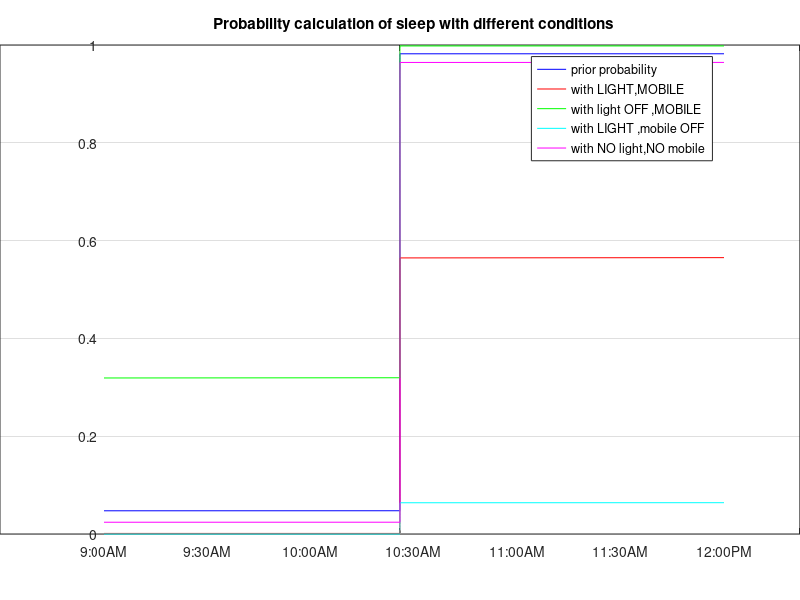

Recreate this plot in MATLAB.
clc
clear 
close all
% This program demonstrates probabilistic sleeping pattern

% of a person at night w.r.t time. 
%
% Author: Asad khan
% Created: Sep-15-2021
%% DO NOT edit or disturb this portion only use required variables below.
t = 1:5000;
prob_sleep_time = 1./(1+exp(-0.0028.*t+6.5));
n = length(t);
sdate = linspace(datenum('01-Aug-2013 09:00:00'),datenum('01-Aug-2013 12:00:00'),n);
%% You cant edit or write your code line below here
plot(sdate,prob_sleep_time)
datetick('x','HH:MMPM')
title('Prior Probability Distribution of sleep');
grid ON

%part(a)
p_light_nsleep = 0.8;
p_nlight_nsleep =1 - p_light_nsleep;
p_light_sleep = 0.01;
p_nlight_sleep =1 - p_light_sleep;

p_mobile_sleep=0.95;
p_mobile_nsleep=0.5;
p_nmobile_nsleep=1-p_mobile_nsleep;
p_nmobile_sleep=1-p_mobile_sleep;
fprintf("probability of not charging given sleep is %f",p_nmobile_sleep);
for i=1:n
    %(a)
    p_light_mobile=p_light_sleep*p_mobile_sleep*prob_sleep_time(i)+p_light_nsleep*p_mobile_nsleep*(1-prob_sleep_time(i));
    p_sleep_light_mobile(i)=p_light_sleep*p_mobile_sleep*prob_sleep_time(i)/p_light_mobile;
    %(b)
    p_nlight_mobile=p_nlight_sleep*p_mobile_sleep*prob_sleep_time(i)+p_nlight_nsleep*p_mobile_nsleep*(1-prob_sleep_time(i));
    p_sleep_nlight_mobile(i)=p_nlight_sleep*p_mobile_sleep*prob_sleep_time(i)/p_nlight_mobile;
    %part(c)
    p_light_nmobile=p_light_sleep*p_nmobile_sleep*prob_sleep_time(i)+p_light_nsleep*p_nmobile_nsleep*(1-prob_sleep_time(i));
    p_sleep_light_nmobile(i)=p_light_sleep*p_nmobile_sleep*prob_sleep_time(i)/p_light_nmobile;
    %part(d)
    p_nlight_nmobile=p_nlight_sleep*p_nmobile_sleep*prob_sleep_time(i)+p_nlight_nsleep*p_nmobile_nsleep*(1-prob_sleep_time(i));
    p_sleep_nlight_nmobile(i)=p_nlight_sleep*p_nmobile_sleep*prob_sleep_time(i)/p_nlight_nmobile;

end 
plot(sdate,prob_sleep_time,color='blue');
hold on
plot(sdate,p_sleep_light_mobile,color='red');
plot(sdate,p_sleep_nlight_mobile,color='green');
plot(sdate,p_sleep_light_nmobile,color='cyan');
plot(sdate,p_sleep_nlight_nmobile,color='magenta');
legend('prior probability','with LIGHT,MOBILE','with light OFF ,MOBILE ','with LIGHT ,mobile OFF','with NO light,NO mobile')
datetick('x','HH:MMPM')
title("Probability calculation of sleep with different conditions");
grid on

